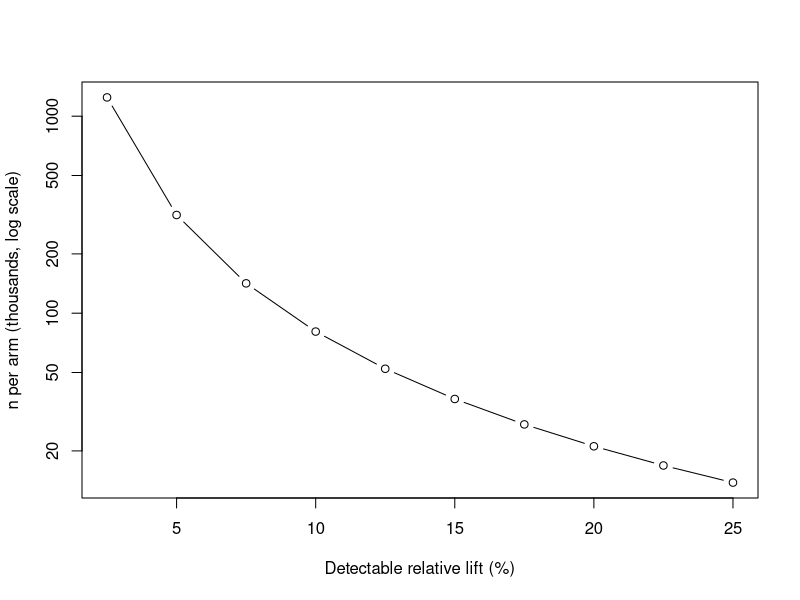
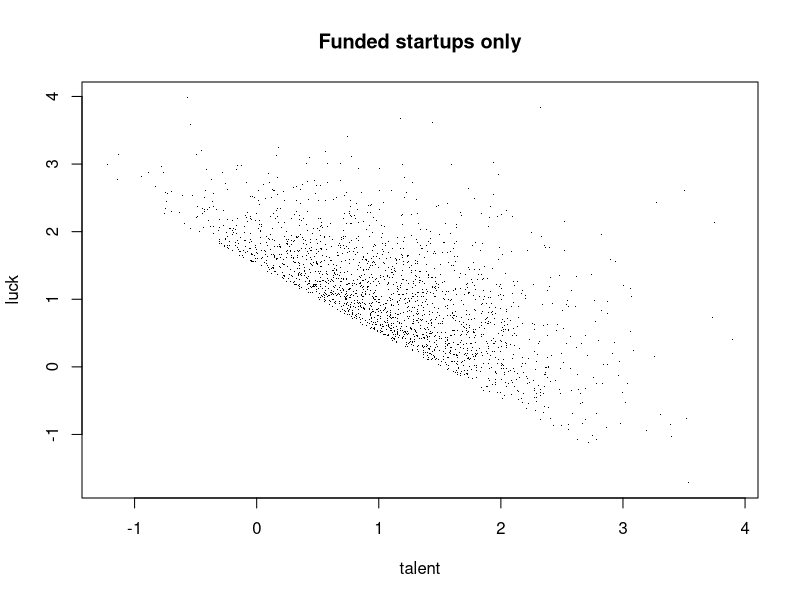

These charts were generated, in order, by the following R code:
## ---- chunk 1
knitr::opts_chunk$set(echo = TRUE, message = FALSE, warning = FALSE)
set.seed(93)
## ---- chunk 2
power.prop.test(p1 = 0.02, p2 = 0.025, sig.level = 0.05, power = 0.80)
## ---- chunk 3
lifts <- seq(0.0005, 0.005, by = 0.0005)
n_req <- sapply(lifts, function(d)
  power.prop.test(p1 = 0.02, p2 = 0.02 + d, sig.level = 0.05, power = 0.80)$n)
plot(100 * lifts / 0.02, n_req / 1000, type = "b", log = "y",
     xlab = "Detectable relative lift (%)", ylab = "n per arm (thousands, log scale)")
## ---- chunk 4
n      <- 100000
talent <- rnorm(n)
luck   <- rnorm(n)
funded <- (talent + luck > 1.5)   # top ~14% get funded

cor(talent, luck)            # population: ~0
cor(talent[funded], luck[funded])   # among the funded: strongly negative!
plot(talent[funded][1:2000], luck[funded][1:2000], pch = ".",
     xlab = "talent", ylab = "luck", main = "Funded startups only")
## ---- chunk 5
run_market <- function(treat, supply, p0 = 0.2, delta = 0.1) {
  want <- rbinom(length(treat), 1, p0 + delta * treat); sold <- integer(length(treat)); left <- supply
  for (i in sample(seq_along(treat))) if (want[i] == 1 && left > 0) { sold[i] <- 1L; left <- left - 1 }
  sold
}
B <- 200
for (ratio in c(0.75, 1, 2)) {
  supply <- round(ratio * 0.2 * B)
  est <- replicate(200, { tr <- rbinom(B, 1, 0.5); s <- run_market(tr, supply)
    c(naive = mean(s[tr == 1]) - mean(s[tr == 0]),
      global = mean(run_market(rep(1, B), supply)) - mean(run_market(rep(0, B), supply))) })
  cat(sprintf("supply/demand = %.2f:  buyer-level A/B %.3f   global effect %.3f\n", ratio, mean(est["naive", ]), mean(est["global", ])))
}
## ---- chunk 6
# your code here
## ---- chunk 7
# your code here
## ---- chunk 8
# your code here
